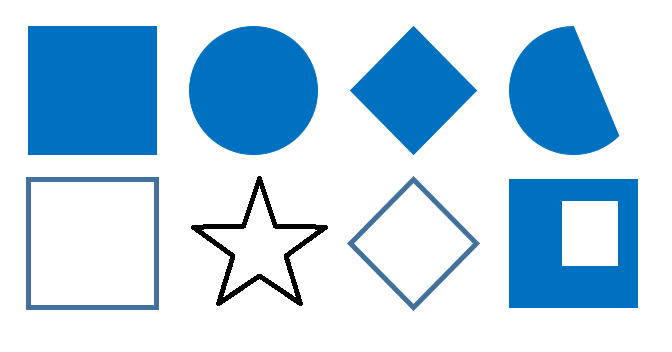
#> input picture ch4/shapes2.png, 672 x 352 px
$ python 4-3contour.py
#> lines starting #> are read from the running program, lines starting #| are printed output that depends on the picture; after the words box and inside, x2 and y2 are one past the last pixel; in counts of white or black regions, pixels touching at a corner belong together
import cv2
import sys

# img=cv2.imread('soccer.jpg')	 # 영상 읽기
# img=cv2.resize(img, dsize=(0, 0), fx=0.5, fy=0.5)
img=cv2.imread('shapes2.png')
#> img is the input picture: shape (352, 672, 3); mean B, G, R 234.4, 213.1, 183.6
if img is None:
    sys.exit('파일을 찾을 수 없습니다.')

img2 = img.copy()

gray=cv2.cvtColor(img,cv2.COLOR_BGR2GRAY)
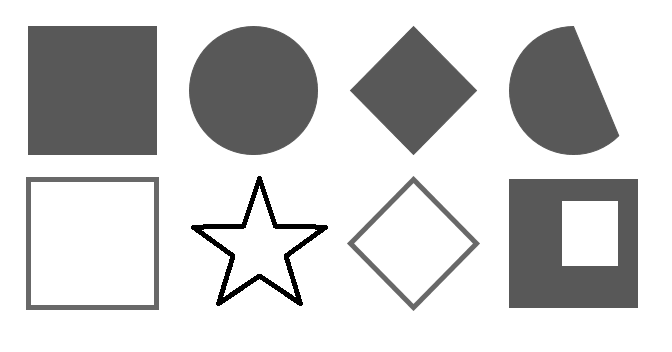
#> gray: shape (352, 672); min 0, max 255, mean 206.8

canny=cv2.Canny(gray,100,200)    # 에지 영상
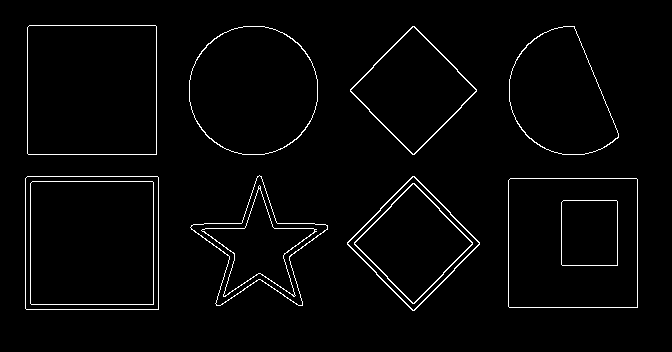
#> canny: shape (352, 672); 2.4% white in thin lines or dots, all inside (x1, y1, x2, y2) = (25, 25, 638, 311)
cv2.imshow('Canny edges',canny)

# contours,hierarchy=cv2.findContours(canny,mode=cv2.RETR_LIST,method=cv2.CHAIN_APPROX_NONE)
contours,hierarchy=cv2.findContours(canny,mode=cv2.RETR_EXTERNAL,method=cv2.CHAIN_APPROX_NONE) # RETR_EXTERNAL: 윤곽선 내부의 윤곽선은 무시
#> contours = 8 contours; box (x1, y1, x2, y2) and area: (25, 176, 159, 310) 17686, (508, 178, 638, 308) 16638, (27, 25, 157, 155) 16638, (189, 26, 318, 155) 13082, (509, 26, 619, 155) 9684, (347, 176, 480, 311) 9122, (350, 26, 477, 155) 8364, (190, 175, 328, 306) 6904

cv2.drawContours(img, contours, -1, (255, 255, 0), 2)  # 모든 contour(길이 100이하 포함)
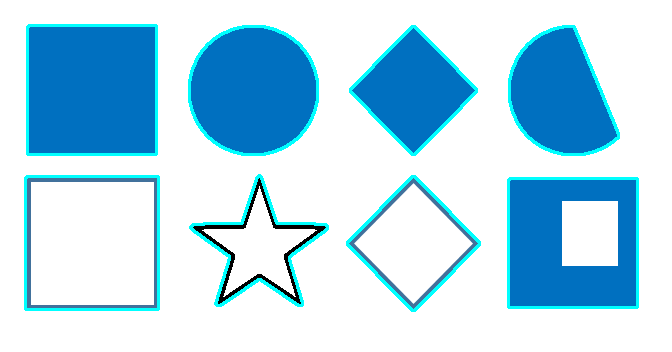
#> img: shape (352, 672, 3); 4.95% of pixels changed, all inside (x1, y1, x2, y2) = (24, 24, 639, 312)
cv2.imshow('Contours - all',img)

lcontours=[]
for i in range(len(contours)):
    if contours[i].shape[0]>100:	# 길이가 100보다 크면
        lcontours.append(contours[i])
#> this loop made 8 passes
#> after the loop, lcontours has the same summary as contours

cv2.drawContours(img2, lcontours, -1,(255, 0, 255),2)   # 길이 100이상 contour만
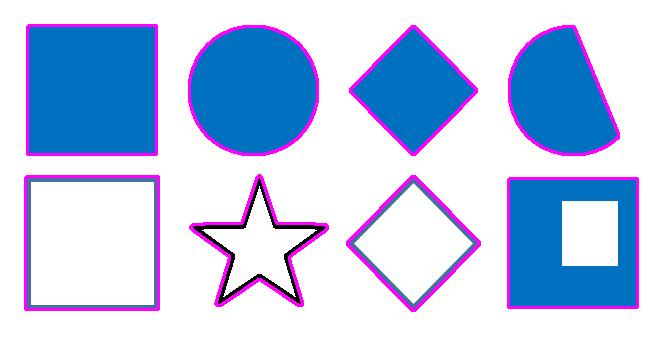
#> img2: shape (352, 672, 3); 4.95% of pixels changed, all inside (x1, y1, x2, y2) = (24, 24, 639, 312)
cv2.imshow('Contours - long',img2)

cv2.waitKey()
cv2.destroyAllWindows()

$ run again, with ch4/check.png copied over ch4/shapes2.png
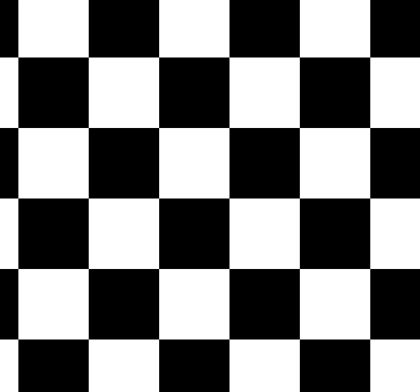
#> input picture ch4/check.png, 420 x 392 px
#> img is the input picture: shape (392, 420, 3); min 0, max 255, mean 127.5
#> `canny=cv2.Canny(gray,100,200)`:
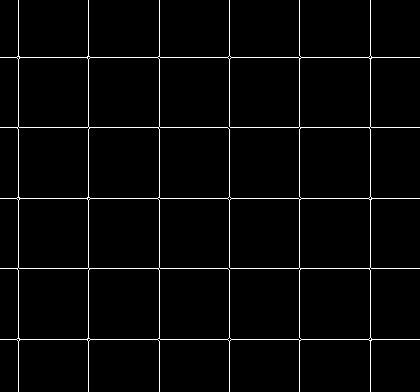
#> canny: shape (392, 420); 2.7% white in thin lines or dots
#> contours = 1 contour; box (x1, y1, x2, y2) and area: (0, 0, 420, 392) 99314
#> img: shape (392, 420, 3); 4.1% of pixels changed, all inside (x1, y1, x2, y2) = (0, 0, 420, 392)
#> the loop `for i in range(len(contours)):` made 1 pass
#> after the loop `for i in range(len(contours)):`: lcontours has the same summary as contours
#> `cv2.drawContours(img2, lcontours, -1,(255, 0, 255),2)`:
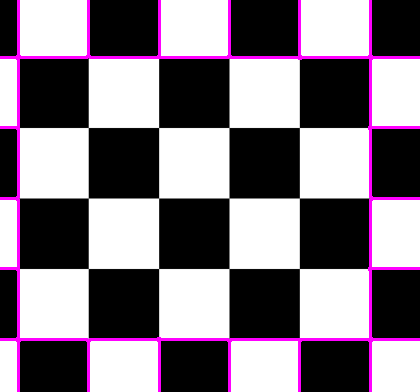
#> img2: shape (392, 420, 3); 4.1% of pixels changed, all inside (x1, y1, x2, y2) = (0, 0, 420, 392)
